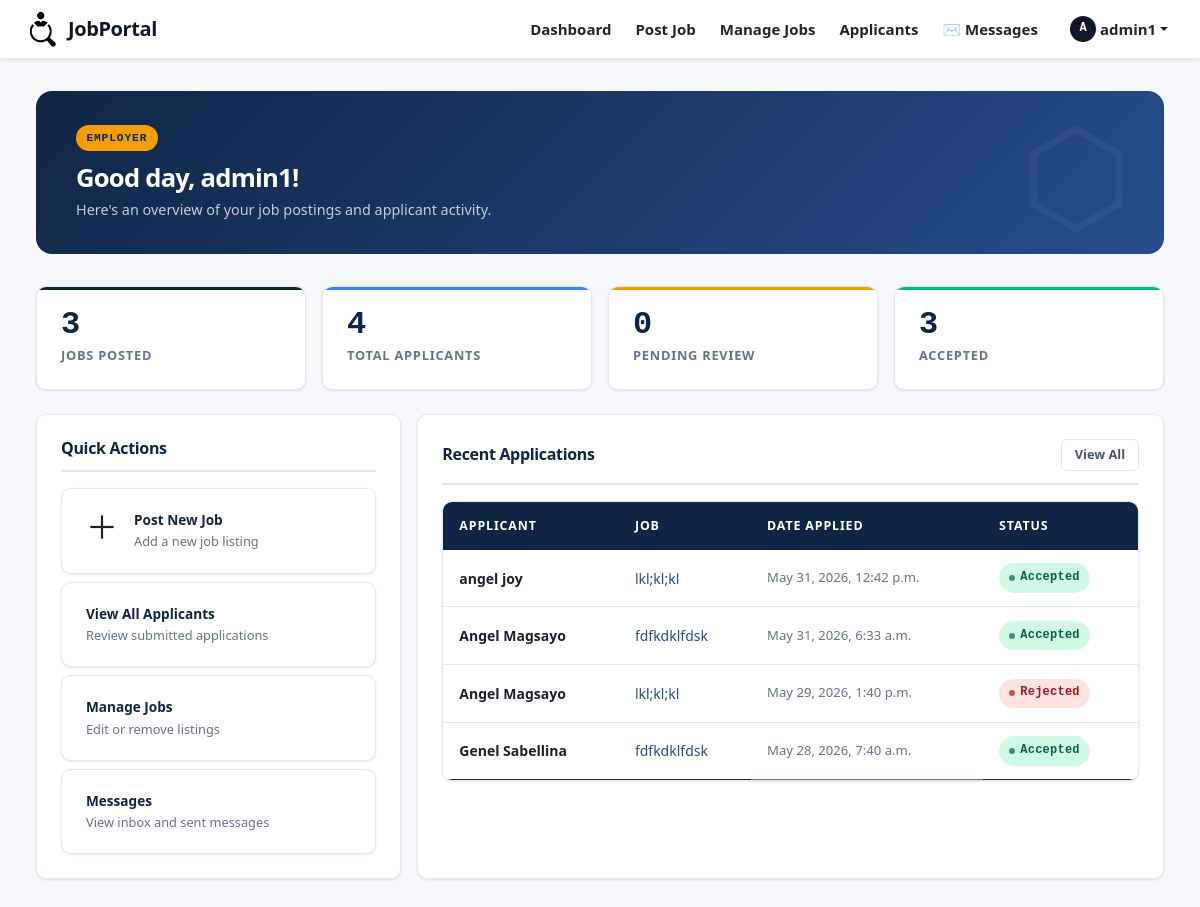
/dashboard/ (signed in), run on the app's committed database.
### job_app/models.py (models this page shows, shortened)
class Application(models.Model):
    job = models.ForeignKey(Job, on_delete=models.CASCADE, blank=False, null=False)
    applicant = models.ForeignKey(User, on_delete=models.CASCADE, null=True)
    resume = models.FileField(upload_to='resumes/')
    applied_at = models.DateTimeField(auto_now_add=True)
    status = models.CharField(max_length=20, blank=True, null=True)

class Job(models.Model):
    title = models.CharField(max_length=200, blank=False, null=False)
    description = models.TextField()
    requirements = models.TextField()
    posted_by = models.ForeignKey(User, on_delete=models.CASCADE)
    posted_date = models.DateTimeField(auto_now_add=True)

### job_app/views.py (the view, shortened to what this page needs)
# urls.py: path('dashboard/', views.dashboard, name='dashboard'),
@login_required(login_url='login_user')
def dashboard(request):
    user = request.user
    total_jobs = Job.objects.count()
    if user.is_staff:
        all_apps = Application.objects.select_related('job', 'applicant')
        unread_count = Message.objects.filter(receiver=user, is_read=False).count()
        context = {
            'total_jobs': total_jobs,
            'total_applicants': all_apps.count(),
            'pending_count': all_apps.filter(status='pending').count(),
            'accepted_count': all_apps.filter(status='accepted').count(),
            'recent_applications': all_apps.order_by('-applied_at')[:5],
            'unread_count': unread_count,
        }
    return render(request, 'dashboard.html', context)

### templates/dashboard.html (shortened to what this page needs)
{% extends 'base.html' %}
{% load static %}
{% block content %}
<div class="container-fluid">
    <div class="jp-welcome-banner">
        {% if user.is_staff %}
            <div class="jp-role-badge">Employer</div>
        {% else %}
            <div class="jp-role-badge">Applicant</div>
        {% endif %}
        <h2>Good day, {{ user.username }}!</h2>
        <p>
            {% if user.is_staff %}
                Here's an overview of your job postings and applicant activity.
            {% else %}
                Here's a summary of your job search and applications.
            {% endif %}
        </p>
    </div>
    {% if user.is_staff %}
    <div class="row g-3 mb-4">
        <div class="col-6 col-lg-3">
            <div class="jp-stat-card stat-navy">
                <div class="jp-stat-value">{{ total_jobs }}</div>
                <div class="jp-stat-label">Jobs Posted</div>
            </div>
        </div>
        <div class="col-6 col-lg-3">
            <div class="jp-stat-card stat-blue">
                <div class="jp-stat-value">{{ total_applicants }}</div>
                <div class="jp-stat-label">Total Applicants</div>
            </div>
        </div>
        <div class="col-6 col-lg-3">
            <div class="jp-stat-card stat-amber">
                <div class="jp-stat-value">{{ pending_count }}</div>
                <div class="jp-stat-label">Pending Review</div>
            </div>
        </div>
        <div class="col-6 col-lg-3">
            <div class="jp-stat-card stat-green">
                <div class="jp-stat-value">{{ accepted_count }}</div>
                <div class="jp-stat-label">Accepted</div>
            </div>
        </div>
    </div>
    <div class="row g-3">
        <div class="col-lg-4">
            <div class="jp-card h-100">
                <div class="card-body">
                    <div class="jp-section-header">
                        <h5>Quick Actions</h5>
                    </div>
                    <div class="d-flex flex-column gap-2 mt-3">
                        <a href="{% url 'post_job' %}" class="jp-quick-card d-flex align-items-center gap-3 text-start" style="text-align:left !important;">
                            <span class="jp-quick-icon">＋</span>
                            <div>
                                <div class="jp-quick-label">Post New Job</div>
                                <div style="font-size:.8rem;color:var(--jp-text-muted);">Add a new job listing</div>
                            </div>
                        </a>
                        <a href="{% url 'application_list' %}" class="jp-quick-card d-flex align-items-center gap-3 text-start" style="text-align:left !important;">
                            <div>
                                <div class="jp-quick-label">View All Applicants</div>
                                <div style="font-size:.8rem;color:var(--jp-text-muted);">Review submitted applications</div>
                            </div>
                        </a>
                        <a href="{% url 'job_list' %}" class="jp-quick-card d-flex align-items-center gap-3 text-start" style="text-align:left !important;">
                            <div>
                                <div class="jp-quick-label">Manage Jobs</div>
                                <div style="font-size:.8rem;color:var(--jp-text-muted);">Edit or remove listings</div>
                            </div>
                        </a>
                        <a href="{% url 'inbox' %}" class="jp-quick-card d-flex align-items-center gap-3 text-start" style="text-align:left !important;">
                            <div>
                                <div class="jp-quick-label">
                                     Messages
                                </div>
                                <div style="font-size:.8rem;color:var(--jp-text-muted);">View inbox and sent messages</div>
                            </div>
                        </a>
                    </div>
                </div>
            </div>
        </div>
        <div class="col-lg-8">
            <div class="jp-card h-100">
                <div class="card-body">
                    <div class="jp-section-header">
                        <h5>Recent Applications</h5>
                        <a href="{% url 'application_list' %}" class="jp-btn jp-btn-ghost jp-btn-sm">View All</a>
                    </div>
                    {% if recent_applications %}
                    <div class="jp-table-wrap mt-2">
                        <table class="table jp-table mb-0">
                            <thead>
                                <tr>
                                    <th>Applicant</th>
                                    <th>Job</th>
                                    <th>Date Applied</th>
                                    <th>Status</th>
                                </tr>
                            </thead>
                            <tbody>
                                {% for application in recent_applications %}
                                <tr>
                                    <td><strong>{{ application.applicant.get_full_name|default:application.applicant.username }}</strong></td>
                                    <td>
                                        <a href="{% url 'job_detail' application.job.id %}" class="jp-link">
                                            {{ application.job.title }}
                                        </a>
                                    </td>
                                    <td style="color:var(--jp-text-muted);font-size:.82rem;">{{ application.applied_at }}</td>
                                    <td>
                                        {% if application.status == 'accepted' %}
                                            <span class="jp-badge jp-badge-accepted">Accepted</span>
                                        {% elif application.status == 'rejected' %}
                                            <span class="jp-badge jp-badge-rejected">Rejected</span>
                                        {% else %}
                                            <span class="jp-badge jp-badge-pending">Pending</span>
                                        {% endif %}
                                    </td>
                                </tr>
                                {% endfor %}
                            </tbody>
                        </table>
                    </div>
                    {% else %}
                    <div class="jp-empty-state">
                        No applications yet.
                    </div>
                    {% endif %}
                </div>
            </div>
        </div>
    </div>
    {% endif %}
</div>
{% endblock %}

### templates/base.html (shortened to what this page needs)
{% load static %}
<!DOCTYPE html>
<html lang="en">
<head>
    <link href="https://cdn.jsdelivr.net/npm/bootstrap@5.3.3/dist/css/bootstrap.min.css" rel="stylesheet">
    <link href="{% static 'css/portal.css' %}" rel="stylesheet">
</head>
<body>
<nav class="navbar navbar-expand-lg navbar-light bg-white shadow-sm" style="border-bottom: 1px solid #e2e8f0; padding: 0.5rem 0;">
    <div class="container-fluid px-4">
        <a class="navbar-brand d-inline-flex align-items-center w-auto p-0 m-0" href="{% url 'landing_view' %}" style="text-decoration: none !important;">
            <img src="{% static 'django_job/logo.png' %}" alt="JobPortal Logo" style="max-height: 36px; width: auto; margin: 0; padding: 0; display: block;">
            <span class="ms-2" style="font-size: 1.25rem; font-weight: 700; color: #0f172a !important; letter-spacing: -0.02em; display: inline-block; line-height: 1;">
                JobPortal
            </span>
        </a>
        <div class="collapse navbar-collapse" id="mainNav">
            <ul class="navbar-nav ms-auto align-items-lg-center gap-2">
                {% if user.is_authenticated %}
                    {% if user.is_staff %}
                        <li class="nav-item"><a class="nav-link text-dark fw-bold" href="{% url 'dashboard' %}">Dashboard</a></li>
                        <li class="nav-item"><a class="nav-link text-dark fw-bold" href="{% url 'post_job' %}">Post Job</a></li>
                        <li class="nav-item"><a class="nav-link text-dark fw-bold" href="{% url 'job_list' %}">Manage Jobs</a></li>
                        <li class="nav-item"><a class="nav-link text-dark fw-bold" href="{% url 'application_list' %}">Applicants</a></li>
                        <li class="nav-item">
                            <a class="nav-link text-dark fw-bold position-relative" href="{% url 'inbox' %}">
                                ✉️ Messages
                            </a>
                        </li>
                    {% endif %}
                    <li class="nav-item dropdown ms-lg-2">
                        <a class="nav-link dropdown-toggle text-dark fw-bold d-flex align-items-center" href="#" data-bs-toggle="dropdown">
                            <span class="avatar-circle me-1" style="width:26px; height:26px; background:#0f172a; color:#fff; border-radius:50%; display:inline-flex; align-items:center; justify-content:center; font-size:0.75rem;">{{ user.username|slice:":1"|upper }}</span>
                            {{ user.username }}
                        </a>
                    </li>
                {% endif %}
            </ul>
        </div>
    </div>
</nav>
<main class="jp-main">
    {% block content %}{% endblock %}
</main>
</body>
</html>

### data on the page
Application: applicant.get_full_name "angel joy", job "lkl;kl;kl", applied_at "May 31, 2026, 12:42 p.m.", status "Accepted"
Application: applicant.get_full_name "Angel Magsayo", job "fdfkdklfdsk", applied_at "May 31, 2026, 6:33 a.m.", status "Accepted"
Application: applicant.get_full_name "Angel Magsayo", job "lkl;kl;kl", applied_at "May 29, 2026, 1:40 p.m.", status "Rejected"
Application: applicant.get_full_name "Genel Sabellina", job "fdfkdklfdsk", applied_at "May 28, 2026, 7:40 a.m.", status "Accepted"

### other printed values
{{ user.username|slice:":1"|upper }} "A"
{{ user.username }} "admin1"
{{ total_jobs }} "3"
{{ total_applicants }} "4"
{{ pending_count }} "0"
{{ accepted_count }} "3"
